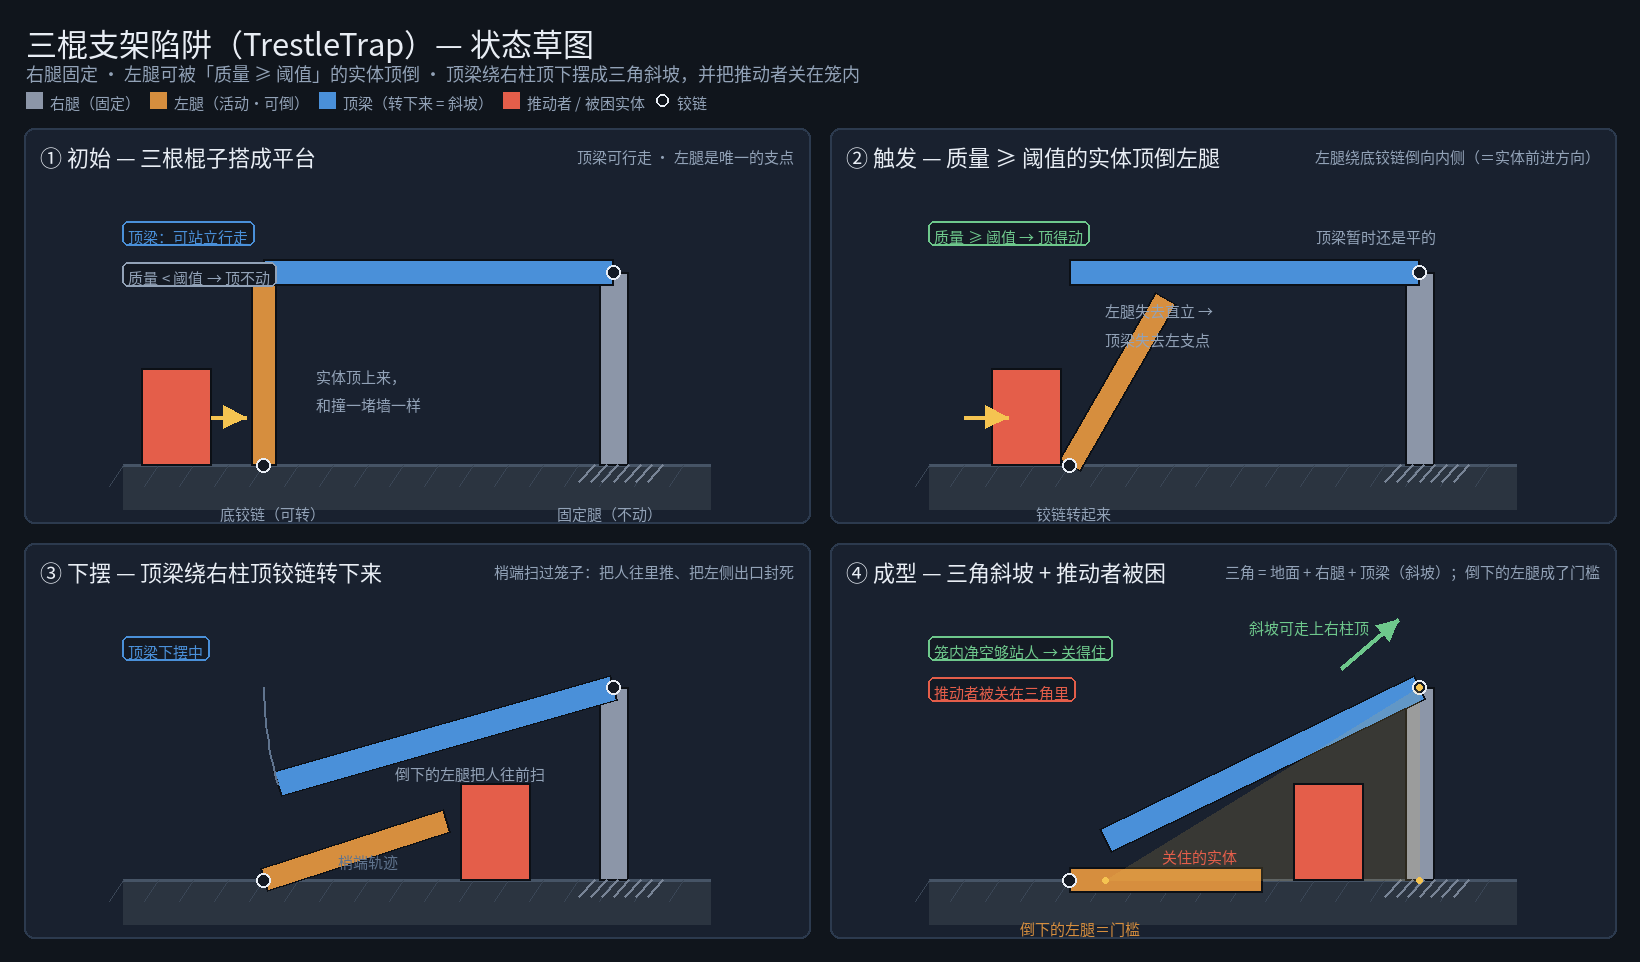

This chart was generated by the following Python code:

# -*- coding: utf-8 -*-
"""生成《三棍支架陷阱》状态草图（纯色占位）。"""
import math, os
from PIL import Image, ImageDraw, ImageFont

FONT = "Project-Rule/Assets/_Project/UI/Fonts/NotoSansCJKsc-Regular.otf"
OUT  = "Doc/三棍支架陷阱_草图.png"

BG=(16,21,28); PANEL=(25,33,47); EDGE=(44,58,78)
INK=(232,237,244); DIM=(146,162,183)
GROUND=(43,52,64); POST=(140,150,168); LEG=(214,142,62); PLANK=(74,144,217)
ENTITY=(228,94,74); ARROW=(245,196,81); OK=(110,200,140); DASH=(96,116,142)

f_h  = ImageFont.truetype(FONT, 31)
f_s  = ImageFont.truetype(FONT, 18)
f_pt = ImageFont.truetype(FONT, 22)
f_lb = ImageFont.truetype(FONT, 18)
f_sm = ImageFont.truetype(FONT, 15)

W,H = 1640, 962
img = Image.new("RGB",(W,H),BG); d = ImageDraw.Draw(img)

d.text((26,20),"三棍支架陷阱（TrestleTrap）— 状态草图", font=f_h, fill=INK)
d.text((26,60),"右腿固定 · 左腿可被「质量 ≥ 阈值」的实体顶倒 · 顶梁绕右柱顶下摆成三角斜坡，并把推动者关在笼内", font=f_s, fill=DIM)

# ---- 图例 ----
lx = 26; ly = 92
def swatch(x, color, label):
    d.rectangle([x, ly, x+16, ly+16], fill=color)
    d.text((x+24, ly-1), label, font=f_sm, fill=DIM)
    return x + 34 + d.textlength(label, font=f_sm)
lx = swatch(lx, POST, "右腿（固定）")
lx = swatch(lx, LEG, "左腿（活动·可倒）")
lx = swatch(lx, PLANK, "顶梁（转下来 = 斜坡）")
lx = swatch(lx, ENTITY, "推动者 / 被困实体")
d.ellipse([lx+2, ly+2, lx+14, ly+14], outline=INK, width=2)
d.text((lx+22, ly-1), "铰链", font=f_sm, fill=DIM)

# ---- 面板 ----
M=24; GAP=20
PW = (W - M*2 - GAP)//2
PH = (H - 128 - M - GAP)//2
PX = [M, M+PW+GAP]
PY = [128, 128+PH+GAP]

WX0, WX1 = 0.9, 7.6
WY0, WY1 = -0.5, 3.35
IN_W, IN_H = PW-32, PH-58
SC = min(IN_W/(WX1-WX0), IN_H/(WY1-WY0))

XL, XR = 2.5, 6.5          # 左腿 / 右腿
HH = 2.2                   # 柱高
LT = 4.0                   # 顶梁长 = 跨距
TH_ROD, TH_PLANK = 0.28, 0.30
LEG_REST = 90.0
PLANK_REST = 26.0          # 梢端下缘落在倒下的左腿上（y = 0.28）

class P:
    def __init__(self, i, title, note):
        self.px, self.py = PX[i%2], PY[i//2]
        self.ox = self.px + 16 + (IN_W - (WX1-WX0)*SC)/2
        self.oy = self.py + 44
        d.rounded_rectangle([self.px, self.py, self.px+PW, self.py+PH], 10, fill=PANEL, outline=EDGE, width=2)
        d.text((self.px+16, self.py+12), title, font=f_pt, fill=INK)
        d.text((self.px+PW-16, self.py+17), note, font=f_sm, fill=DIM, anchor="ra")
    def X(self,wx): return self.ox + (wx-WX0)*SC
    def Y(self,wy): return self.oy + (WY1-wy)*SC
    def pt(self,p): return (self.X(p[0]), self.Y(p[1]))
    def poly(self, pts, fill, outline=None, width=1):
        d.polygon([self.pt(p) for p in pts], fill=fill, outline=outline, width=width)
    def ground(self):
        self.poly([(WX0,0),(WX1,0),(WX1,WY0),(WX0,WY0)], GROUND)
        d.line([self.pt((WX0,0)), self.pt((WX1,0))], fill=(70,84,102), width=3)
        for wx in [x/10 for x in range(int(WX0*10), int(WX1*10)+1, 4)]:
            d.line([self.pt((wx,0)), self.pt((wx-0.16,-0.24))], fill=(58,70,86), width=1)
    def hinge(self, p):
        x,y = self.pt(p); r=7
        d.ellipse([x-r,y-r,x+r,y+r], fill=(20,26,36), outline=INK, width=2)
    def rod(self, pivot, length, thick, ang, color, outline=(12,16,22)):
        a=math.radians(ang); dx,dy=math.sin(a),math.cos(a); px_,py_=-dy,dx
        h=thick/2
        pts=[(pivot[0]+px_*h, pivot[1]+py_*h),
             (pivot[0]+dx*length+px_*h, pivot[1]+dy*length+py_*h),
             (pivot[0]+dx*length-px_*h, pivot[1]+dy*length-py_*h),
             (pivot[0]-px_*h, pivot[1]-py_*h)]
        self.poly(pts, color, outline, 2)
    def plank(self, hinge, length, thick, ang, color, outline=(12,16,22)):
        a=math.radians(ang); dx,dy=-math.cos(a),-math.sin(a); px_,py_=-dy,dx
        h=thick/2
        pts=[(hinge[0]+px_*h, hinge[1]+py_*h),
             (hinge[0]+dx*length+px_*h, hinge[1]+dy*length+py_*h),
             (hinge[0]+dx*length-px_*h, hinge[1]+dy*length-py_*h),
             (hinge[0]-px_*h, hinge[1]-py_*h)]
        self.poly(pts, color, outline, 2)
    def post(self, color, fixed=False):
        self.poly([(XR-0.17,0),(XR+0.17,0),(XR+0.17,HH),(XR-0.17,HH)], color, (12,16,22), 2)
        if fixed:
            for i in range(-3,4):
                x0=XR+0.17+i*0.13
                d.line([self.pt((x0,0)), self.pt((x0-0.18,-0.2))], fill=(120,132,150), width=2)
    def entity(self, cx, w=0.8, h=1.1, color=ENTITY):
        self.poly([(cx-w/2,0),(cx+w/2,0),(cx+w/2,h),(cx-w/2,h)], color, (12,16,22), 2)
    def arrow(self, a, b, color=ARROW, w=4, head=0.26):
        d.line([self.pt(a), self.pt(b)], fill=color, width=w)
        dx,dy = b[0]-a[0], b[1]-a[1]; L=math.hypot(dx,dy); ux,uy=dx/L,dy/L
        px_,py_=-uy,ux
        t=(b[0]-ux*head, b[1]-uy*head)
        d.polygon([self.pt(b), self.pt((t[0]+px_*head*0.5, t[1]+py_*head*0.5)),
                   self.pt((t[0]-px_*head*0.5, t[1]-py_*head*0.5))], fill=color)
    def txt(self, wx, wy, s, color=DIM, font=None, anchor="la"):
        d.text(self.pt((wx,wy)), s, font=font or f_lb, fill=color, anchor=anchor)
    def badge(self, wx, wy, s, color):
        x,y = self.pt((wx,wy)); tw = d.textlength(s, font=f_sm)
        d.rounded_rectangle([x-6,y-4,x+tw+6,y+20], 6, fill=(20,26,36), outline=color, width=2)
        d.text((x,y), s, font=f_sm, fill=color)

# ============ ① 初始 ============
p = P(0,"① 初始 — 三根棍子搭成平台","顶梁可行走 · 左腿是唯一的支点")
p.ground(); p.post(POST, fixed=True)
p.rod((XL,0), HH, TH_ROD, 0, LEG)
p.plank((XR,HH), LT, TH_PLANK, 0, PLANK)
p.hinge((XL,0)); p.hinge((XR,HH))
p.entity(1.5)
p.arrow((1.9,0.55),(2.3,0.55))
p.txt(XL+0.1, -0.42, "底铰链（可转）", anchor="ma", font=f_sm)
p.txt(XR-0.05, -0.42, "固定腿（不动）", anchor="ma", font=f_sm)
p.badge(0.95, 2.75, "顶梁：可站立行走", PLANK)
p.badge(0.95, 2.28, "质量 < 阈值 → 顶不动", DIM)
p.txt(3.1, 1.15, "实体顶上来，", font=f_sm); p.txt(3.1, 0.82, "和撞一堵墙一样", font=f_sm)

# ============ ② 触发 ============
p = P(1,"② 触发 — 质量 ≥ 阈值的实体顶倒左腿","左腿绕底铰链倒向内侧（＝实体前进方向）")
p.ground(); p.post(POST, fixed=True)
p.rod((XL,0), HH, TH_ROD, 30, LEG)
p.plank((XR,HH), LT, TH_PLANK, 0, PLANK)
p.hinge((XL,0)); p.hinge((XR,HH))
p.entity(2.0)
p.arrow((1.3,0.55),(1.8,0.55))
p.badge(0.95, 2.75, "质量 ≥ 阈值 → 顶得动", OK)
p.txt(XL+0.05, -0.42, "铰链转起来", anchor="ma", font=f_sm)
p.txt(2.9, 1.9, "左腿失去直立 →", font=f_sm)
p.txt(2.9, 1.57, "顶梁失去左支点", font=f_sm)
p.txt(6.0, 2.75, "顶梁暂时还是平的", anchor="ma", font=f_sm)

# ============ ③ 下摆 ============
p = P(2,"③ 下摆 — 顶梁绕右柱顶铰链转下来","梢端扫过笼子：把人往里推、把左侧出口封死")
p.ground(); p.post(POST, fixed=True)
p.rod((XL,0), HH, TH_ROD, 72, LEG)
p.plank((XR,HH), LT, TH_PLANK, 16, PLANK)
p.hinge((XL,0)); p.hinge((XR,HH))
# 梢端扫过的弧线
prev=None
for k in range(0,19):
    a=math.radians(16*k/18); t=(XR-LT*math.cos(a), HH-LT*math.sin(a))
    if prev: d.line([p.pt(prev), p.pt(t)], fill=DASH, width=2)
    prev=t
p.entity(5.15)
p.badge(0.95, 2.75, "顶梁下摆中", PLANK)
p.txt(4.0, 1.35, "倒下的左腿把人往前扫", font=f_sm)
p.txt(3.35, 0.35, "梢端轨迹", font=f_sm, color=DASH)

# ============ ④ 成型 ============
p = P(3,"④ 成型 — 三角斜坡 + 推动者被困","三角 = 地面 + 右腿 + 顶梁（斜坡）；倒下的左腿成了门槛")
p.ground(); p.post(POST, fixed=True)
p.rod((XL,0), HH, TH_ROD, LEG_REST, LEG)
p.plank((XR,HH), LT, TH_PLANK, PLANK_REST, PLANK)
p.hinge((XL,0)); p.hinge((XR,HH))
# 三角形区域
tx = XR - LT*math.cos(math.radians(PLANK_REST))
tri = [(tx,0.0),(XR,0.0),(XR,HH)]
ov = Image.new("RGBA",(W,H),(0,0,0,0)); od=ImageDraw.Draw(ov)
od.polygon([p.pt(q) for q in tri], fill=(245,196,81,36))
img.paste(Image.alpha_composite(img.convert("RGBA"), ov).convert("RGB"),(0,0))
d = ImageDraw.Draw(img)
for q in tri: d.ellipse([p.pt(q)[0]-3,p.pt(q)[1]-3,p.pt(q)[0]+3,p.pt(q)[1]+3], fill=ARROW)
p.entity(5.45)
p.badge(0.95, 2.75, "笼内净空够站人 → 关得住", OK)
p.badge(0.95, 2.28, "推动者被关在三角里", ENTITY)
p.txt(2.62, -0.42, "倒下的左腿＝门槛", anchor="ma", font=f_sm, color=LEG)
p.arrow((5.6,2.42),(6.25,2.98), color=OK, head=0.24)
p.txt(4.55, 3.02, "斜坡可走上右柱顶", font=f_sm, color=OK)
p.txt(3.55, 0.40, "关住的实体", font=f_sm, color=ENTITY)

img.save(OUT)
print("saved", OUT, os.path.getsize(OUT))
